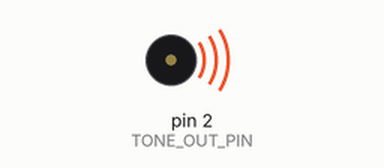
This sketch was run on a simulated Arduino Uno, built with avr-gcc and run on an emulated ATmega328P. On the bench: buzzer (waves = sounding).

Above: at 0.2 s.
Timing chart, 0 to 7.8 s (numbered marks = the images above):
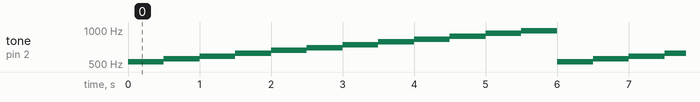

Measured:
- by itself, tone on pin 2 (TONE_OUT_PIN): repeats every 6.0 s: 554 Hz 0.50 s, 587 Hz 0.50 s, 622 Hz 0.50 s, 659 Hz 0.50 s, 698 Hz 0.50 s, 739 Hz 0.50 s, 783 Hz 0.50 s, 830 Hz 0.50 s, 880 Hz 0.50 s, 932 Hz 0.50 s, 987 Hz 0.50 s, 523 Hz 0.50 s

The sketch:

testtone.ino
```cpp
#define TONE_OUT_PIN 2
void setup() {
  // put your setup code here, to run once:
  pinMode(TONE_OUT_PIN, OUTPUT);
}

float toneheight[12] = {523.25, 554.37, 587.33, 622.25, 659.26, 698.46, 739.99, 783.99, 830.61, 880.00, 932.33, 987.77};

void loop() {
  // put your main code here, to run repeatedly:
  for(int i = 0; i < 12; i += 1){
    tone(TONE_OUT_PIN, (int)toneheight[i] );
    delay(500);
  }
}
```
